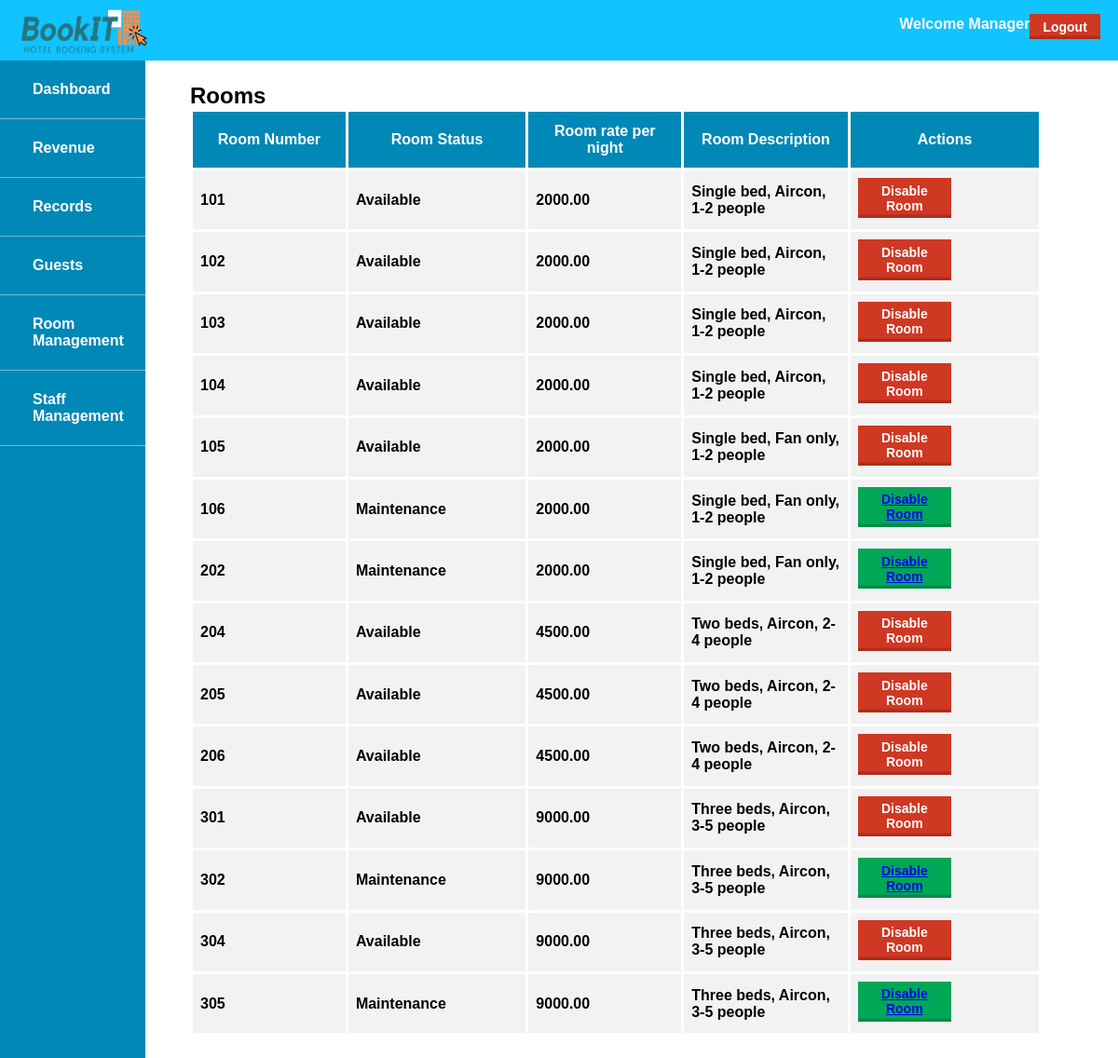
Page /manager_room-mgt.php on the committed database.
### tables this page shows
CREATE TABLE Rooms(
        room_id INT NOT NULL AUTO_INCREMENT PRIMARY KEY,
        room_status ENUM('Available', 'Used by guest','Maintenance'),
        roomtype_id INT                                                    
    );

CREATE TABLE Room_Type(
        roomtype_id INT NOT NULL AUTO_INCREMENT PRIMARY KEY,
        room_cost FLOAT(10,2) ,
        room_desc VARCHAR(100),
        room_cap INT 
    );

### manager_room-mgt.php (the view, shortened to what this page needs)
<!DOCTYPE html>
<html>
    <head>
        <link rel="stylesheet" href="style.css">
    </head>
    <body>
        <header>
        <div id="header">
        <img src="assets/bookIT_Logo.png">
        <div class="right-float">
                <a>
                    <form method="post" action="#">
                        <button class="Logoutbutton" name="logout">Logout</button>
                    </form>
                </a>
            </div>
            <div class="right-float">
                <p>Welcome Manager  </p>
            </div>
        </div>
        </header>
        <nav>
            <ul>
                <li><a href="manager_dashboard.php">Dashboard</a></li>
                <li><a href="manager_revenue.php">Revenue</a></li>
                <li><a href="manager_records.php">Records</a></li>
                <li><a href="manager_guests.php">Guests</a></li>
                <li><a href="#">Room Management</a></li>
                <li><a href="manager_staff.php">Staff Management</a></li>
            </ul>
        </nav>
        <div id="content">
            <h2>Rooms</h2>
            <form action="room_server.php" method="get">
            <table id="Table">
              <tr>
                <th>Room Number</th>
                <th>Room Status</th>
                <th>Room rate per night</th>
                <th>Room Description</th>
                <th>Actions</th>
              </tr>
        <?php
            include 'connection.php';
            $sql = "SELECT r.room_id AS 'Room Number',
                        r.room_status AS 'Room Status',
                        t.room_cost AS 'Room Cost', t.room_desc AS 'Room Description'
                    FROM
                        Rooms r, room_type t
                    WHERE
                        r.roomtype_id = t.roomtype_id
                    GROUP BY
                    r.room_id;";
            $display = $conn->query($sql);
            if($rows = $display != NULL){
            while($rows = $display->fetch_assoc()){
                echo
                    "<tr><td>". $rows['Room Number']. "</td>
                         <td>". $rows['Room Status']. "</td>
                         <td>". $rows['Room Cost']. "</td>
                         <td>". $rows['Room Description']. "</td>";
                    if ($rows['Room Status'] == 'Maintenance' || $rows['Room Status'] == 'Unavailable') {
                        echo "<td>
                                <button class= 'Greenbutton' name='enable'><a href='manager_room-mgt.php?enable=".$rows['Room Number'].">Enable<br>Room</a></button></td>
                             </tr>";
                    }elseif ($rows['Room Status'] == 'Available') {
                        echo "<td>
                                <button class= 'Checkoutbutton' name='disable'>Disable<br>Room</button></td>
                             </tr>";
                    }elseif($rows['Room Status'] == 'Used by guest'){
                        echo "<td>
                                <button class= 'Graybutton'>No Actions<br>Room is in use</button></td>
                             </tr>";
                    }
                }
                echo "</table>";
            }else{
                  echo "No rooms added";
                }
            ?>
            </form>
        </div>
    </body>

### style.css (style rules this page uses)
* { margin: 0; padding: 0; box-sizing: border-box; font-family: 'Montserrat', sans-serif; font-weight: 600; }
#header { padding: 1px 15px; background-color: #11C3FF; color: white; height: 65px; width: 100%; }
.right-float { float: right; }
.right-float button { margin-top: 1em; }
#header img { height: 65px; width: 145px; }
#header p { margin-top: 1em; }
#content { margin-top: 2%; margin-left: 17%; margin-right: 6.8%; margin-bottom: 2%; padding: 0; overflow-x: hidden; }
ul { list-style-type: none; width: 13%; background-color: #0088B6; position: fixed; height: 100%; overflow-x: hidden; }
li a { padding-top:4px; display: block; color: #fff; padding: 22px 35px; text-decoration: none; font-weight: bold; border-bottom: 1px solid rgba(240, 233, 233, .5); }
#Table { border-collapse: collapse; width: 100%; }
#Table td, #Table th { border: 3px solid #fff; padding: 8px; overflow: hidden; }
#Table tr { background-color: #f2f2f2; }
#Table th { padding-top: 12px; padding-bottom: 12px; text-align: center; background-color: #0088B6; color: white; overflow: hidden; width: 100px; }
button { border: none; color: white; padding:0.4em 1em; text-align: center; text-decoration: none; display: inline-block; font-size: 14px; margin:0 0.3em 0.3em 0; box-shadow:inset 0 -0.6em 0 -0.35em rgba(0,0,0,0.17); font-weight: bold; }
.Greenbutton { background-color: #00A757; border: none; color: white; padding:0.4em 1em; text-align: center; text-decoration: none; display: inline-block; font-size: 14px; margin:0 0.3em 0.3em 0; box-shadow:inset 0 -0.6em 0 -0.35em rgba(0,0,0,0.17); font-weight: bold; white-space: normal; -webkit-appearance: none; width: 100px; }
.Logoutbutton { background-color: #CF3823; }
.Checkoutbutton { background-color: #CF3823; border: none; color: white; padding:0.4em 1em; text-align: center; text-decoration: none; display: inline-block; font-size: 14px; margin:0 0.3em 0.3em 0; box-shadow:inset 0 -0.6em 0 -0.35em rgba(0,0,0,0.17); font-weight: bold; white-space: normal; -webkit-appearance: none; width: 100px; }

### rows in the picture
rooms: room_id "101", room_status "Available", roomtype.room_cost "2000.00", roomtype.room_desc "Single bed, Aircon, 1-2 people", shows "Disable"
rooms: room_id "102", room_status "Available", roomtype.room_cost "2000.00", roomtype.room_desc "Single bed, Aircon, 1-2 people", shows "Disable"
rooms: room_id "103", room_status "Available", roomtype.room_cost "2000.00", roomtype.room_desc "Single bed, Aircon, 1-2 people", shows "Disable"
rooms: room_id "104", room_status "Available", roomtype.room_cost "2000.00", roomtype.room_desc "Single bed, Aircon, 1-2 people", shows "Disable"
rooms: room_id "105", room_status "Available", roomtype.room_cost "2000.00", roomtype.room_desc "Single bed, Fan only, 1-2 people", shows "Disable"
rooms: room_id "106", room_status "Maintenance", roomtype.room_cost "2000.00", roomtype.room_desc "Single bed, Fan only, 1-2 people"
rooms: room_status "Disable"
rooms: room_id "202", room_status "Maintenance", roomtype.room_cost "2000.00", roomtype.room_desc "Single bed, Fan only, 1-2 people"
rooms: room_status "Disable"
rooms: room_id "204", room_status "Available", roomtype.room_cost "4500.00", roomtype.room_desc "Two beds, Aircon, 2-4 people", shows "Disable"
rooms: room_id "205", room_status "Available", roomtype.room_cost "4500.00", roomtype.room_desc "Two beds, Aircon, 2-4 people", shows "Disable"
rooms: room_id "206", room_status "Available", roomtype.room_cost "4500.00", roomtype.room_desc "Two beds, Aircon, 2-4 people", shows "Disable"
rooms: room_id "301", room_status "Available", roomtype.room_cost "9000.00", roomtype.room_desc "Three beds, Aircon, 3-5 people", shows "Disable"
rooms: room_id "302", room_status "Maintenance", roomtype.room_cost "9000.00", roomtype.room_desc "Three beds, Aircon, 3-5 people"
rooms: room_status "Disable"
rooms: room_id "304", room_status "Available", roomtype.room_cost "9000.00", roomtype.room_desc "Three beds, Aircon, 3-5 people", shows "Disable"
rooms: room_id "305", room_status "Maintenance", roomtype.room_cost "9000.00", roomtype.room_desc "Three beds, Aircon, 3-5 people"
rooms: room_status "Disable"
